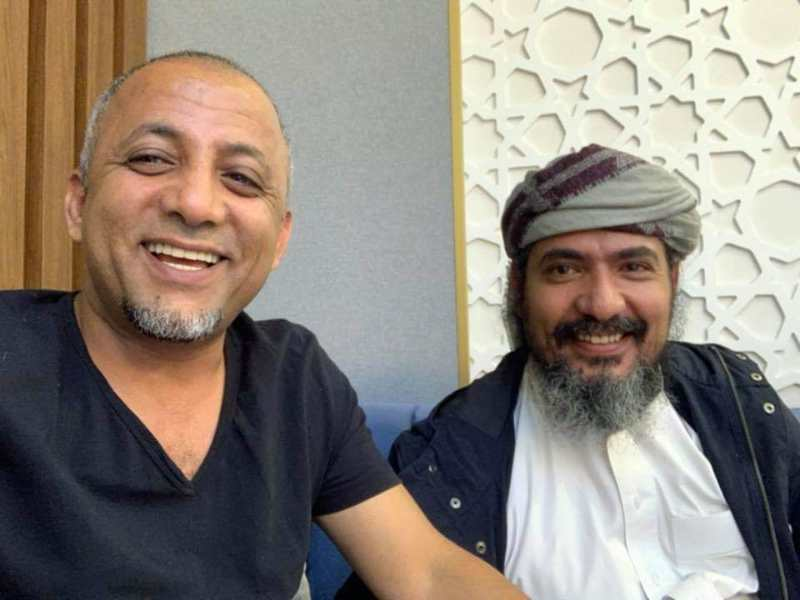
#> input picture face detect/333.jpg, 800 x 600 px
$ python face_detect.py
#> lines starting #> are read from the running program, lines starting #| are printed output that depends on the picture; after the words box and inside, x2 and y2 are one past the last pixel; in counts of white or black regions, pixels touching at a corner belong together
import cv2
import numpy as np
#load the xml files for face, eye and mouth detection into the program
face_cascade=cv2.CascadeClassifier('haarcascade_frontalface_default.xml')
eye_cascade = cv2.CascadeClassifier('haarcascade_eye.xml')
mouth_cascade = cv2.CascadeClassifier('haarcascade_mcs_mouth.xml')
#read the image for furthur editing
image = cv2.imread('333.jpg')
#> image is the input picture: shape (600, 800, 3); mean B, G, R 123.7, 132.5, 141.7
#show the original image
cv2.imshow('Original image', image)
cv2.waitKey(100)
#convert the RBG image to gray scale image
gray_image = cv2.cvtColor(image, cv2.COLOR_BGR2GRAY)
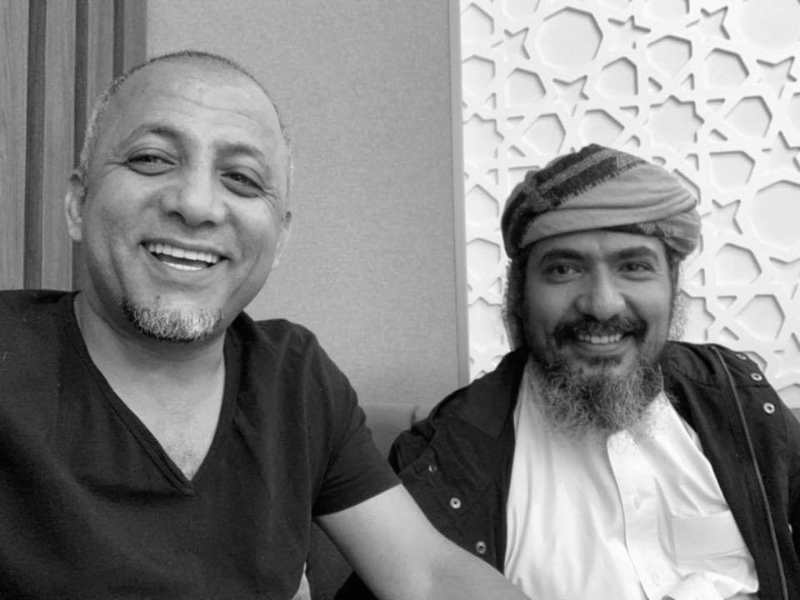
#> gray_image: shape (600, 800); min 0, max 255, mean 134.3
#identify the face using haar-based classifiers
faces = face_cascade.detectMultiScale(image, 1.4, 4)
#> faces = [[509, 202, 181, 181], [64, 66, 253, 253]]
#iteration through the faces array and draw a rectangle
for(x, y, w, h) in faces:
    cv2.rectangle(image, (x, y), (x+w, y+h), (0, 0, 255), 2)
    roi_gray = gray_image[y:y+h, x:x+w]
    roi_color = image[y:y+h, x:x+w]
#> this loop made 2 passes
#> pass 1, `roi_gray = gray_image[y:y+h, x:x+w]`:
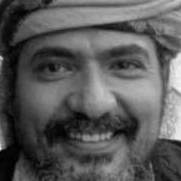
#> roi_gray: shape (181, 181); min 0, max 248, mean 89.1
#> pass 1, `roi_color = image[y:y+h, x:x+w]`:
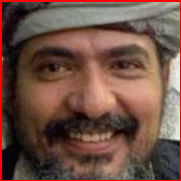
#> roi_color: shape (181, 181, 3); mean B, G, R 69.1, 80.6, 110.9
#> pass 2, `roi_color = image[y:y+h, x:x+w]`:
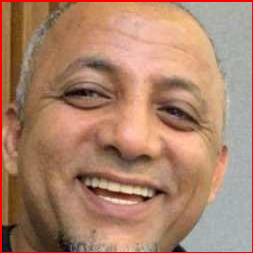
#> roi_color: shape (253, 253, 3); mean B, G, R 107.7, 131.5, 172.9
#> after the loop:
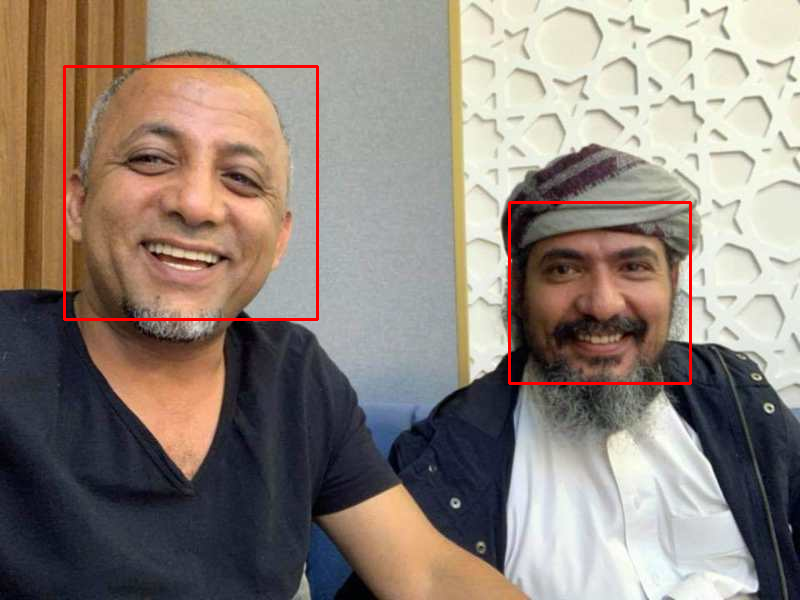
#> image: shape (600, 800, 3); 1.08% of pixels changed, all inside (x1, y1, x2, y2) = (63, 65, 692, 385)
    #identify the eyes and mouth using haar-based classifiers
eyes = eye_cascade.detectMultiScale(gray_image, 1.3, 5)
#> eyes = [[607, 245, 43, 43], [538, 248, 43, 43], [208, 149, 60, 60]]
mouth = mouth_cascade.detectMultiScale(gray_image, 1.5, 11)
#> mouth = [[609, 253, 56, 34], [575, 326, 56, 34], [111, 144, 84, 51], [142, 245, 84, 51], [524, 245, 84, 51], [560, 319, 84, 51], [121, 228, 127, 76]]

#iteration through the eyes and mouth array and draw a rectangl
for(ex, ey, ew, eh) in eyes:
    cv2.rectangle(image,(ex, ey), (ex+ew, ey+eh), (0, 255, 0), 2)
#> this loop made 3 passes
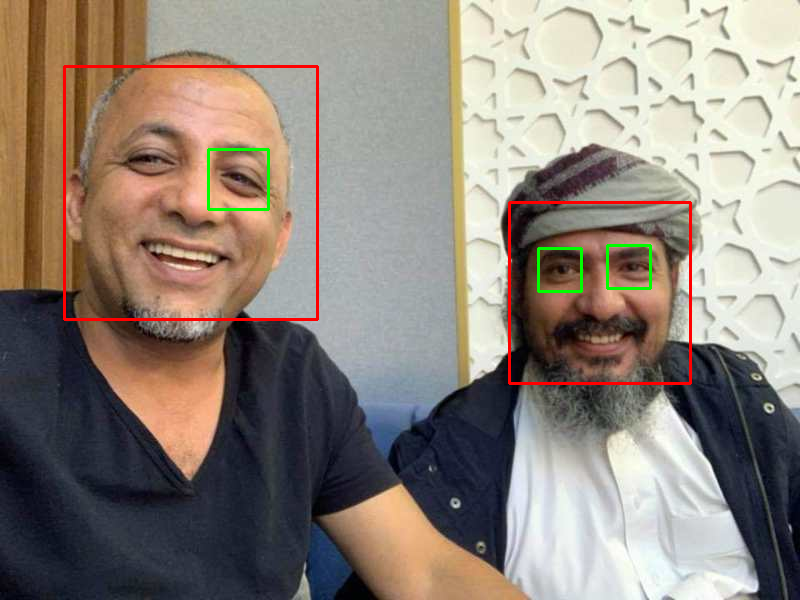
#> image: shape (600, 800, 3); 0.36% of pixels changed, all inside (x1, y1, x2, y2) = (207, 148, 652, 293)
for(mx, my, mw, mh) in mouth:
    cv2.rectangle(image, (mx, my), (mx+mw, my+mh), (255, 0, 0), 2)
#> this loop made 7 passes
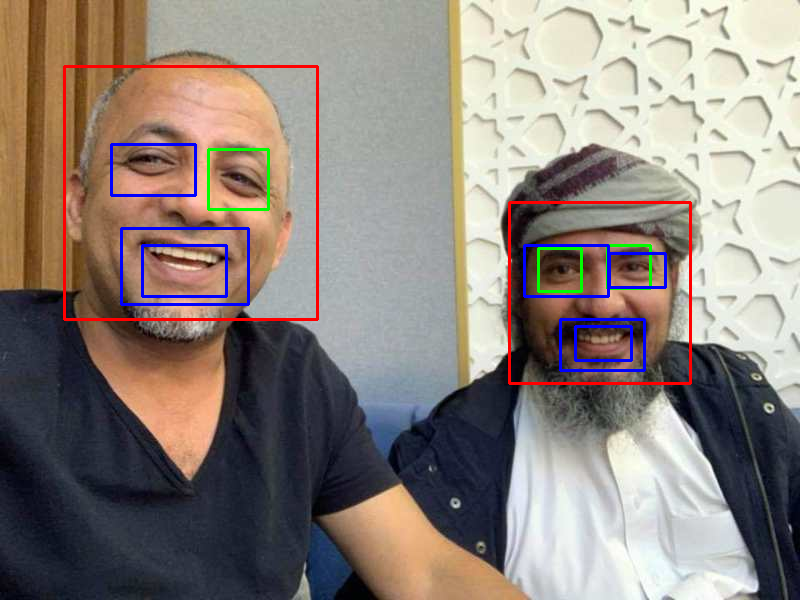
#> image: shape (600, 800, 3); 1.13% of pixels changed, all inside (x1, y1, x2, y2) = (110, 143, 667, 372)
#show the final image after detection
cv2.imshow('face, eyes and mouth detected image', image)
cv2.waitKey()
#show a successful message to the user
print("Face, eye and mouth detection is successful")
